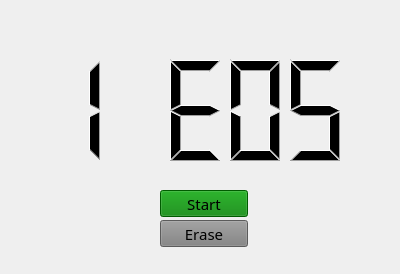
<?xml version="1.0" encoding="UTF-8"?>
<ui version="4.0">
 <class>Form</class>
 <widget class="QWidget" name="Form">
  <property name="geometry">
   <rect>
    <x>0</x>
    <y>0</y>
    <width>400</width>
    <height>274</height>
   </rect>
  </property>
  <property name="minimumSize">
   <size>
    <width>100</width>
    <height>100</height>
   </size>
  </property>
  <property name="font">
   <font>
    <pointsize>20</pointsize>
   </font>
  </property>
  <property name="windowTitle">
   <string>Timer</string>
  </property>
  <widget class="QLCDNumber" name="lcdNumber">
   <property name="geometry">
    <rect>
     <x>40</x>
     <y>40</y>
     <width>311</width>
     <height>141</height>
    </rect>
   </property>
   <property name="minimumSize">
    <size>
     <width>50</width>
     <height>50</height>
    </size>
   </property>
   <property name="baseSize">
    <size>
     <width>0</width>
     <height>0</height>
    </size>
   </property>
   <property name="styleSheet">
    <string notr="true">border:none;</string>
   </property>
   <property name="value" stdset="0">
    <double>1111111.000000000000000</double>
   </property>
  </widget>
  <widget class="QPushButton" name="pushButton">
   <property name="geometry">
    <rect>
     <x>160</x>
     <y>190</y>
     <width>88</width>
     <height>27</height>
    </rect>
   </property>
   <property name="font">
    <font>
     <family>Noto Serif Lao Blk</family>
     <pointsize>11</pointsize>
    </font>
   </property>
   <property name="cursor">
    <cursorShape>PointingHandCursor</cursorShape>
   </property>
   <property name="styleSheet">
    <string notr="true">background:green;

</string>
   </property>
   <property name="text">
    <string>Start</string>
   </property>
  </widget>
  <widget class="QPushButton" name="pushButton_2">
   <property name="geometry">
    <rect>
     <x>160</x>
     <y>220</y>
     <width>88</width>
     <height>27</height>
    </rect>
   </property>
   <property name="font">
    <font>
     <family>Noto Serif Lao Blk</family>
     <pointsize>11</pointsize>
    </font>
   </property>
   <property name="cursor">
    <cursorShape>PointingHandCursor</cursorShape>
   </property>
   <property name="styleSheet">
    <string notr="true">background:gray;

</string>
   </property>
   <property name="text">
    <string>Erase</string>
   </property>
  </widget>
 </widget>
 <resources/>
 <connections/>
</ui>
